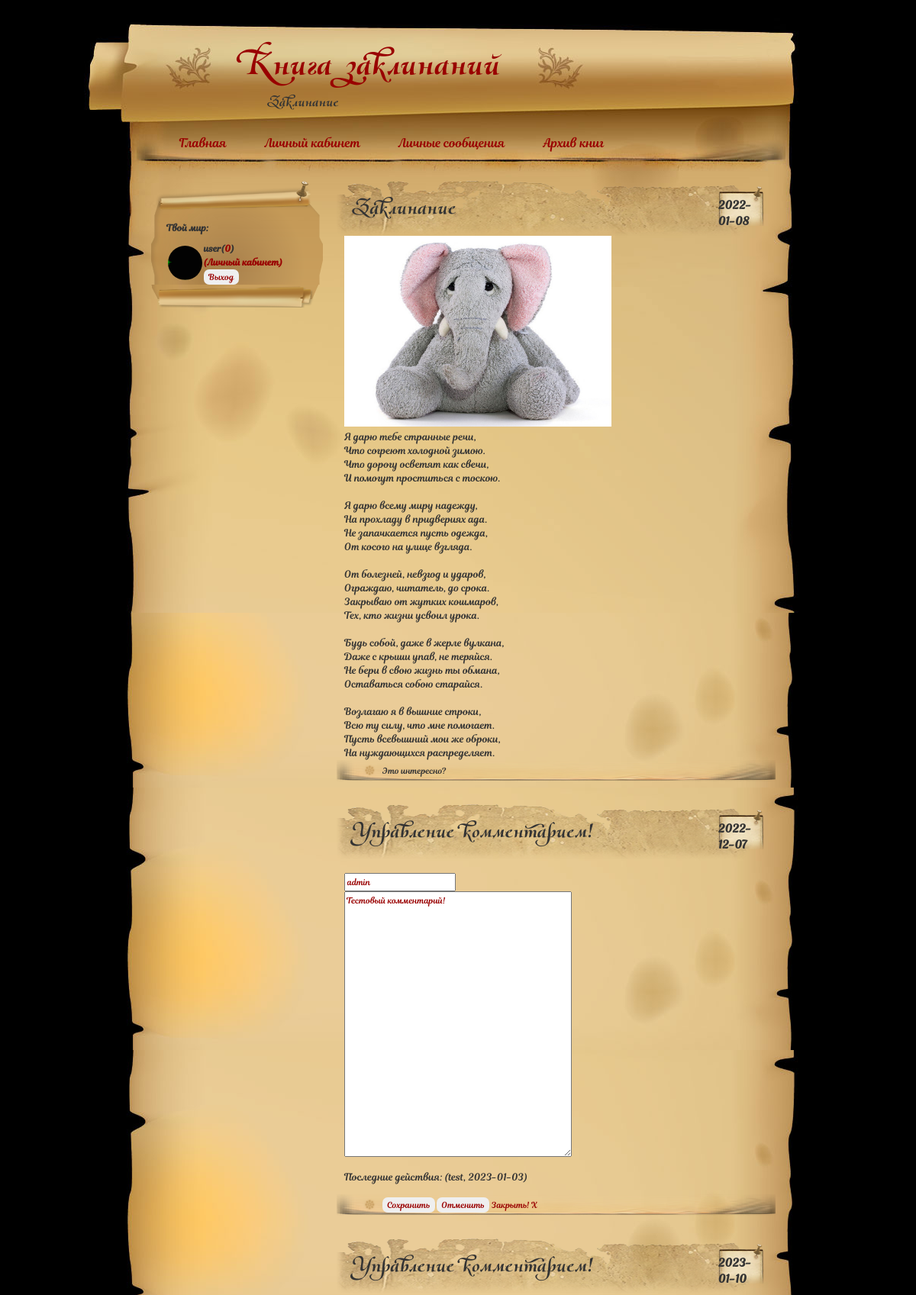
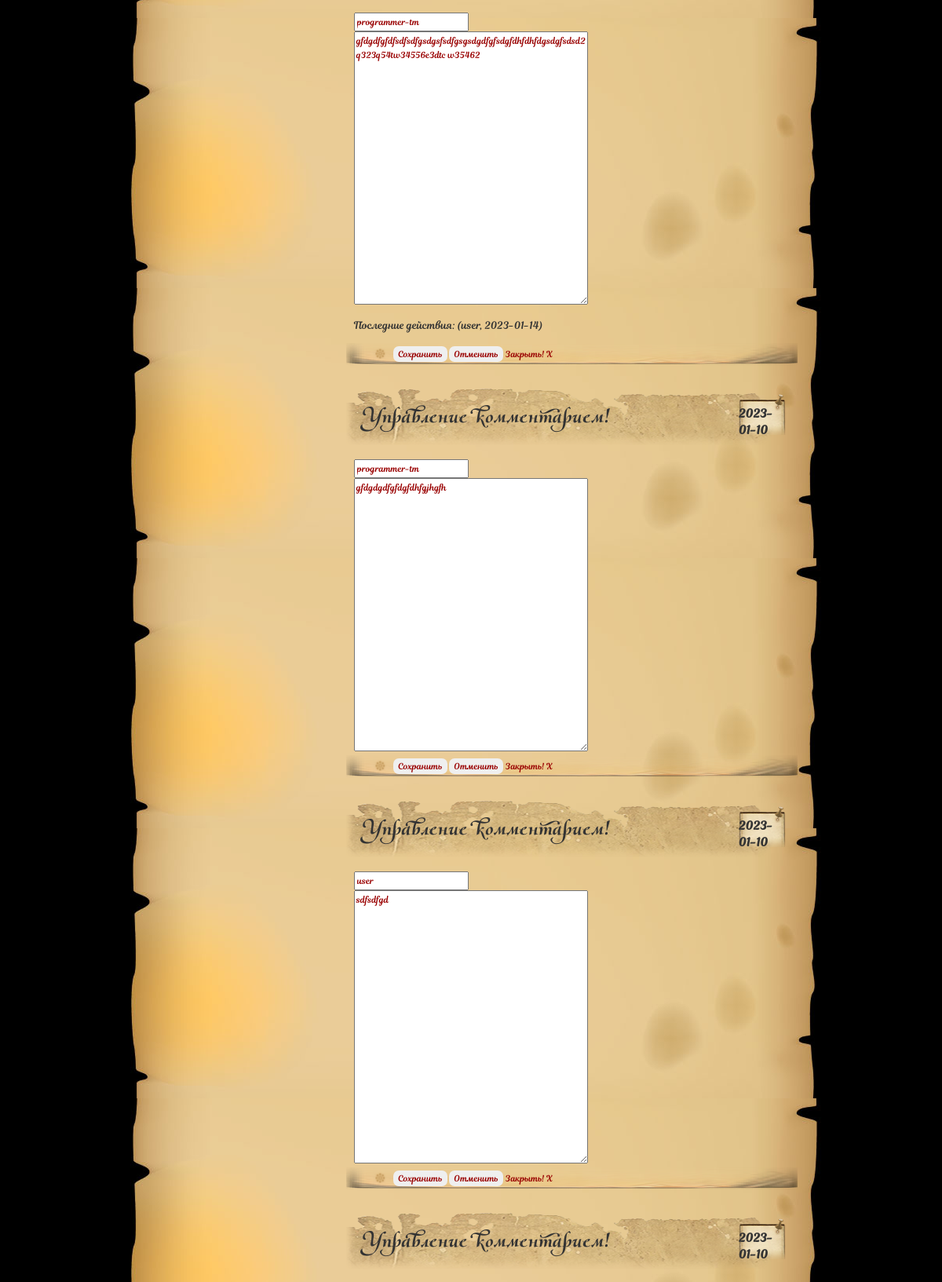
Page /post/?id=1 (signed in, upper part) on the committed database (2 pictures, top to bottom).
### tables this page shows
CREATE TABLE `posts` (
  `id` int(11) NOT NULL,
  `title` varchar(50) NOT NULL,
  `text` text NOT NULL,
  `date_write` date NOT NULL,
  `readings` int(11) NOT NULL DEFAULT 0,
  `image` varchar(255) DEFAULT NULL
);

CREATE TABLE `comments` (
  `id` int(11) NOT NULL,
  `post_id` int(11) DEFAULT NULL,
  `name` varchar(20) NOT NULL,
  `email` varchar(100) NOT NULL,
  `text` varchar(255) NOT NULL,
  `moder_id` int(11) DEFAULT NULL,
  `status` tinyint(4) NOT NULL DEFAULT 1,
  `date_write` date NOT NULL DEFAULT current_timestamp(),
  `date_modification` date DEFAULT NULL
);

CREATE TABLE `users` (
  `id` int(11) NOT NULL,
  `nickname` varchar(13) NOT NULL,
  `name` varchar(20) NOT NULL,
  `surename` varchar(25) NOT NULL,
  `email` varchar(100) NOT NULL,
  `role` tinyint(4) NOT NULL DEFAULT 2,
  `password` varchar(255) NOT NULL,
  `date_register` date NOT NULL DEFAULT current_timestamp(),
  `date_login` date DEFAULT NULL,
  `avatar` varchar(255) DEFAULT NULL,
  `token` varchar(16) DEFAULT NULL
);

### core/model/functions.php (called while the page is built, shortened)
<?php
function allContent(){
    global $box;
    return mysqli_fetch_all(mysqli_query($box['db'], "SELECT * FROM {$box['table']} {$box['params']}"), MYSQLI_ASSOC);
}
function oneContent(){
    global $box;
    return mysqli_fetch_assoc(mysqli_query($box['db'], "SELECT * FROM {$box['table']} {$box['params']}"));
}
function freeContent(){
    global $box;
    return mysqli_fetch_all(mysqli_query($box['db'], $box['params']), MYSQLI_ASSOC);
}
function clearData(){
    global $box;
    $box['table'] = "";
    $box['params'] = "";
}
function updReadPost(){
    global $box;
    $box['table']="posts";
    ++$box['post']['readings'];
    $box['params']="SET `readings` = '{$box['post']['readings']}' where `id` = '{$_GET['id']}'";
}
function getPost(){
    global $box;
    $box['table']="posts";
    $box['params']="where id=".$_GET['id'];
    $box['post']=oneContent();
}
function getComments($params=""){
    global $box;
    $box['table']="comments";
    if ($params != ""){
        $box['params']=$params;
    } else {
        $box['params']="where `post_id` = '{$_GET['id']}'";
    }
    return allContent();
}
function getUsers($cmd=""){
    global $box;
    $box['table']="users";
    if ($cmd == ""){
        $box['params']="where id<>'{$_SESSION['id']}'";
    } else {
        $box['params']="";
    }
    return allContent();
}
function getMailCount(){
    global $box;
    if ($_SESSION['id'] != ""){
        $box['table']="messages";
        $box['params']="SELECT count('id') as CountMail FROM `{$box['table']}` WHERE `to_id` = '{$_SESSION['id']}' and `date_read` is NULL";
        $box['mail']=freeContent()['0']['CountMail'];
    }
}
function getConfig(){
    global $box;
    if (!$config){
        $box['config'] = parse_ini_file("../core/config/config.ini", true);
    }
}
function render(){
    global $box;
    include_once "../core/theme/".$box['config']['site']['theme']."/".$box['route'].".php";
    include_once "../core/theme/".$box['config']['site']['theme']."/main.php";
}

### core/router/router.php (called while the page is built, shortened)
<?php
include_once "../core/model/functions.php";
$box=['route' => explode("/", $_SERVER["REQUEST_URI"])[1]];
include_once "../core/controller/".$box['route'].".php";
render();

### public/index.php (called while the page is built)
<?php
include_once "../core/router/router.php";

### core/controller/post.php (called while the page is built, shortened)
<?php
include_once "../core/model/functions.php";
getPost();
$box['page']=$box['post']['title'];
getMailCount();
$box['userlist']=getUsers("all");
$box['comments']=getComments();

### core/theme/scroll/post.php (the view, shortened to what this page needs)
<div class="post">
	<div class="post-title">
		<div class="post-date">
			<br>
			<?=$box['post']['date_write'];?>
		</div>
		<h2>
			<?php if($_SESSION['role'] == "0"):?>
				<input type="text" value="<?=$box['post']['title']?>" name="post[title]" required>
			<?php else:?>
				<?=$box['post']['title'];?>
			<?php endif;?>
		</h2>
	</div>
	<div class="post-entry">
		<img loading="auto" src="/img/<?php echo ($box['post']['image']) ?: 'null.jpeg';?>" width="350" height="250" alt="<?=$box['post']['title']?>"><br>
		<?php if($_SESSION['role'] == "0"):?>
			<a href="?id=<?=$box['post']['id'];?>&cmd=rest">Clear Readings</a><input accept=".jpg, .jpeg, .png, .gif, .bmp" name="image" type="file" />
			<textarea name="post[text]" rows="19" cols="44"><?=$box['post']['text'];?></textarea><br>
		<?php else:?>
			<?php echo str_replace(array("\r\n", "\r", "\n"), '<br>', $box['post']['text'])."<br>"?>
		<?php endif;?>
	</div>
	<div class="post-info">
			<?php if($_SESSION['role'] == "0"):?>
				<button type="submit">Сохранить</button><button type="reset" class="cancelbtn">Отменить</button><input type="button" onclick="if(confirm('Затереть пост?!\nЭта операция не обратима!')){document.location.href = '?id=<?=$box['post']['id'];?>&cmd=delPost';};" value="Удалить пост"/><a href="?id=<?=$box['post']['id'];?>&cmd=rest">Clear Readings</a>
			<?php else:?>
				Это интересно?
			<?php endif;?>
	</div>
</div>
<?php foreach($box['comments'] as $comment):?>
    <?php if(($_SESSION['role'] != "2" && $_SESSION['role'] != "") || $comment['name'] == $_SESSION['login']):?>
        <div class="post">
		<div class="post-title">
			<div class="post-date">
				<br>
				<?=$comment['date_write'];?>
			</div>
			<h2>Управление комментарием!</h2>
		</div>
		<div class="post-entry">
            <form action="?id=<?=$box['post']['id'];?>&cmd=updComment" method="post" enctype="multipart/form-data">
            <input type="text" value="<?=$comment['id'];?>" name="comment[id]" required hidden><br>
            <input type="text" value="<?=$comment['name'];?>" name="comment[name]" required><br>
            <textarea name="comment[text]" rows="19" cols="44"><?=$comment['text'];?></textarea><br>
            <?php foreach($box['userlist'] as $user):?>
                <?php if($user['id'] == $comment['moder_id']):?>
                    <p>Последние действия: (<?=$user['nickname']?>, <?=$comment['date_modification'];?>)</p>
                <?php endif;?>
            <?php endforeach;?>
		</div>
		<div class="post-info">
            <button type="submit">Сохранить</button>
            <button type="reset" class="cancelbtn">Отменить</button>
            <?php if($_SESSION['role'] != "2"):?>
                <a href="?id=<?=$box['post']['id'];?>&cmd=modComment&c_id=<?=$comment['id'];?>">
                <?php if($comment['status'] == "0"):?>
                    Закрыть!
                <?php elseif($comment['status'] == "1"):?>
                    Публиковать!
                <?php else:?>
                    На проверку!
                <?php endif;?>
                </a>
            <?php endif;?>
            <a href="?id=<?=$box['post']['id'];?>&cmd=delComment&c_id=<?=$comment['id'];?>">X</a>
		</div>
        </div>
    <?php endif;?>
<?php endforeach;?>

### public/css/style_scroll.css (style rules this page uses)
body { margin: 0; background: #000000; }
h1, h2, h3, h4 { margin: 0; }
img { border: 0; }
#content .post { float: left; margin-bottom: 30px; width: 580px; }
#content .post .post-title { width: 540px; padding: 0 20px; height: 72px; font: normal 12px 'Magnolia Script'; color: #333333; background: url("../images/post_title.png") no-repeat; }
#content .post .post-title h2 { color: #333333; font: normal 32px 'Olietta script Lyrica BoldItalic'; padding: 15px 0 5px 0; }
#content .post .post-title .post-date { float: right; font: bold 15px 'Magnolia Script'; color: #333333; text-align: left; background: url("../images/post_date.png") no-repeat; width: 60px; height: 72px; text-transform: lowercase; }
#content .post .post-entry { font: normal 13px/18px 'Magnolia Script'; color: #333333; width: 560px; padding: 0 10px; clear: both; }
#content .post .post-info { padding: 0px 0px 0 60px; width: 515px; height: 28px; clear: both; background: url("../images/post_info.png") no-repeat; font: normal 11px/28px 'Magnolia Script'; color: #333333; }
#content .post .post-info a { color: #990000; text-decoration: none; }
input,select,textarea,button,label,input[type="file"] { font: normal 11px/18px 'Magnolia Script'; color: #990000; }
button,input[type="button"],input[type="file"] { border-radius: 7px; border: none; }

### rows in the picture
posts: date_write "2022-01-08", title "Заклинание", text "Я дарю тебе странные речи, Что согреют холодной зимою. Что дорогу осветят как свечи, И помогут проститься с тоскою. Я дарю всему миру надежду, На прохладу в придвериях ада. Не запачкается пусть одежда, От косого на улице взгляда. От болезней, невзгод и ударов, Ограждаю, читатель, до срока. Закрываю от жутких кошмаров, Тех, кто жизни усвоил урока. Будь собой, даже в жерле вулкана, Даже с крыши упав, не теряйся. Не бери в свою жизнь ты обмана, Оставаться собою старайся. Возлагаю я в вышние строки, Всю ту силу, что мне помогает. Пусть всевышний мои же оброки, На нуждающихся распределяет."
comments: date_write "2022-12-07", name "admin", text "Тестовый комментарий!", date_modification "2023-01-03", status "Закрыть!"
users: nickname "test"
comments: date_write "2023-01-10", name "programmer-tm", text "gfdgdfgfdfsdfsdfgsdgsfsdfgsgsdgdfgfsdgfdhfdhfdgsdgfsdsd2q323q54tw34556e3dtc w35462", date_modification "2023-01-14", status "Закрыть!"
users: nickname "user"
comments: date_write "2023-01-10", name "programmer-tm", text "gfdgdgdfgfdgfdhfgjhgfh", status "Закрыть!"
comments: date_write "2023-01-10", name "user", text "sdfsdfgd", status "Закрыть!"
comments: date_write "2023-01-10"

### other values in the picture
$box['config']['site']['title'] "Книга заклинаний"
$box['page'] "Заклинание"
$_SESSION['login'] "user"
$box['mail'] "0"
